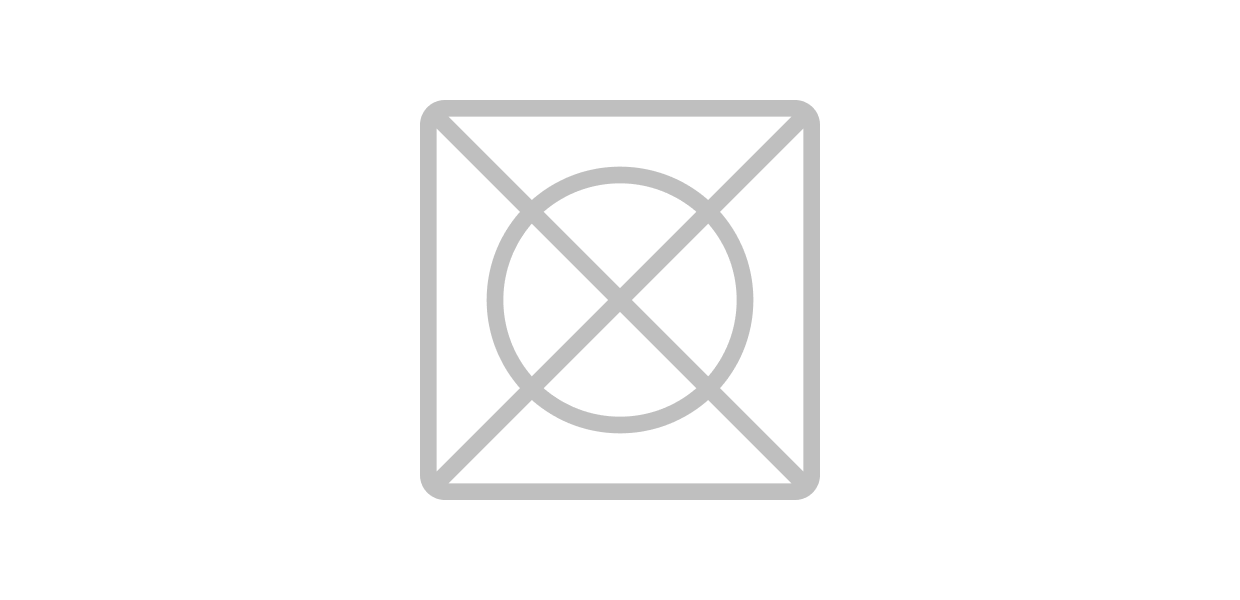
#> input picture automation/tapster-native/Tapster.Fluent/Assets/SplashScreen.scale-200.png, 1240 x 600 px
$ python img2pdf.py
#> lines starting #> are read from the running program, lines starting #| are printed output that depends on the picture
import os
from PIL import Image
from natsort import natsorted

DEFAULT_OUTPUT_PDF = "output.pdf"

def create_pdf(image_folder, output_pdf):
    """將資料夾中的圖片合併成一個 PDF

    Args:
        image_folder: 圖片資料夾路徑
        output_pdf: 輸出 PDF 檔案名稱
    """
    if not os.path.exists(image_folder):
        print(f"錯誤: 資料夾 '{image_folder}' 不存在。")
        return

    # 支援的圖片格式
    supported_extensions = ('.jpg', '.jpeg', '.png', '.bmp', '.gif')
    image_files = [f for f in os.listdir(image_folder) if f.lower().endswith(supported_extensions)]

    # 使用 natsorted 確保檔案順序是自然排序
    image_files = natsorted(image_files)

    if not image_files:
        print(f"在 '{image_folder}' 中找不到任何支援的圖片 ({supported_extensions})。")
        return

    print(f"\n找到 {len(image_files)} 張圖片，開始合併為 PDF...")

    image_list = []
    first_image = None

    for i, image_file in enumerate(image_files):
        image_path = os.path.join(image_folder, image_file)
        try:
            img = Image.open(image_path).convert('RGB')
            if first_image is None:
                first_image = img
            else:
                image_list.append(img)
            print(f"加入圖片: {image_file}")
        except Exception as e:
            print(f"無法讀取圖片 {image_file}: {e}")

    if first_image:
        try:
            first_image.save(output_pdf, save_all=True, append_images=image_list)
            print(f"\n成功建立 PDF: {os.path.abspath(output_pdf)}")
        except Exception as e:
            print(f"\n建立 PDF 時發生錯誤: {e}")
    else:
        print("\n沒有成功讀取任何圖片，無法建立 PDF。")

if __name__ == "__main__":
    print("=" * 50)
    print("圖片合併 PDF 工具")
    print("=" * 50)

    # 讓使用者輸入圖片資料夾
    while True:
        image_folder = input("\n請輸入圖片資料夾路徑 [預設: 當前目錄]: ").strip()
        if not image_folder:
            image_folder = "."

        if os.path.isdir(image_folder):
            break
        else:
            print("錯誤: 輸入的路徑不是一個有效的資料夾，請重試。")
#> this loop made 1 pass; the answer given on pass 1: ../automation/tapster-native/Tapster.Fluent/Assets

    # 讓使用者選擇 PDF 檔名
    output_pdf = input(f"PDF 檔案名稱 [預設: {DEFAULT_OUTPUT_PDF}]: ").strip()
#> the answer given: out.png
    if not output_pdf:
        output_pdf = DEFAULT_OUTPUT_PDF

    # 確保檔名有 .pdf 副檔名
    if not output_pdf.lower().endswith('.pdf'):
        output_pdf += ".pdf"

    # 如果輸出的路徑不是絕對路徑，則將其設為圖片資料夾下的路徑
    if not os.path.isabs(output_pdf):
        output_pdf = os.path.join(image_folder, output_pdf)


    create_pdf(image_folder, output_pdf)
#> in create_pdf, `img = Image.open(image_path).convert('RGB')`:
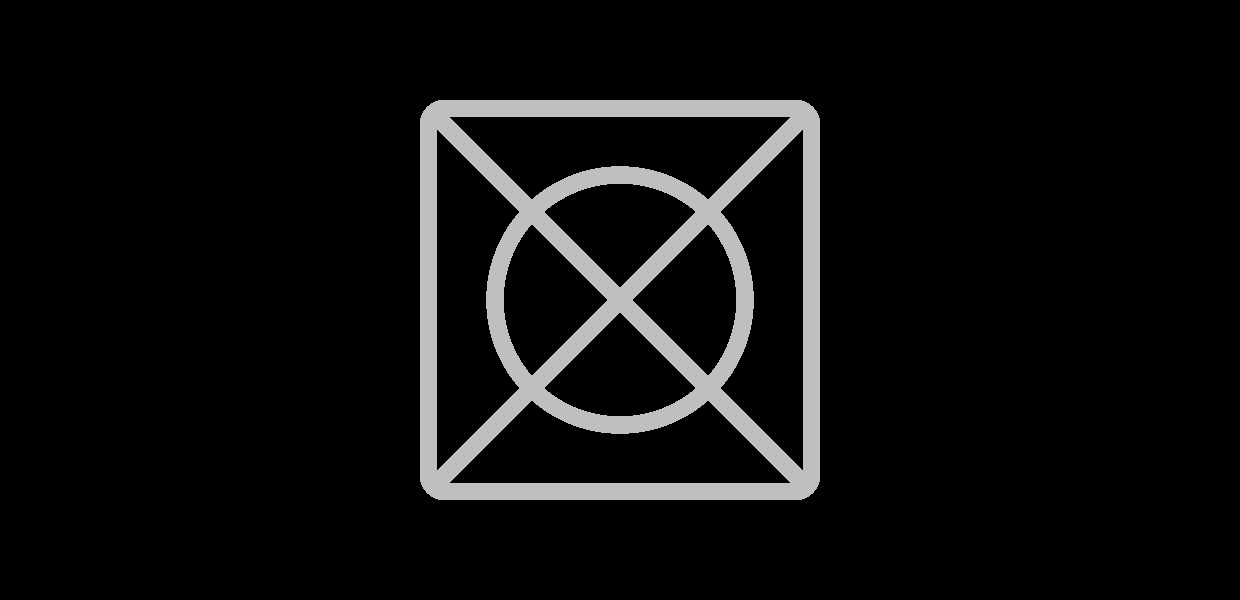
#> img: PIL image 1240x600 RGB; min 0, max 193, mean 14.3

    print("\n" + "=" * 50)
#> (the run stopped early here; a loop or call above may not have finished)
